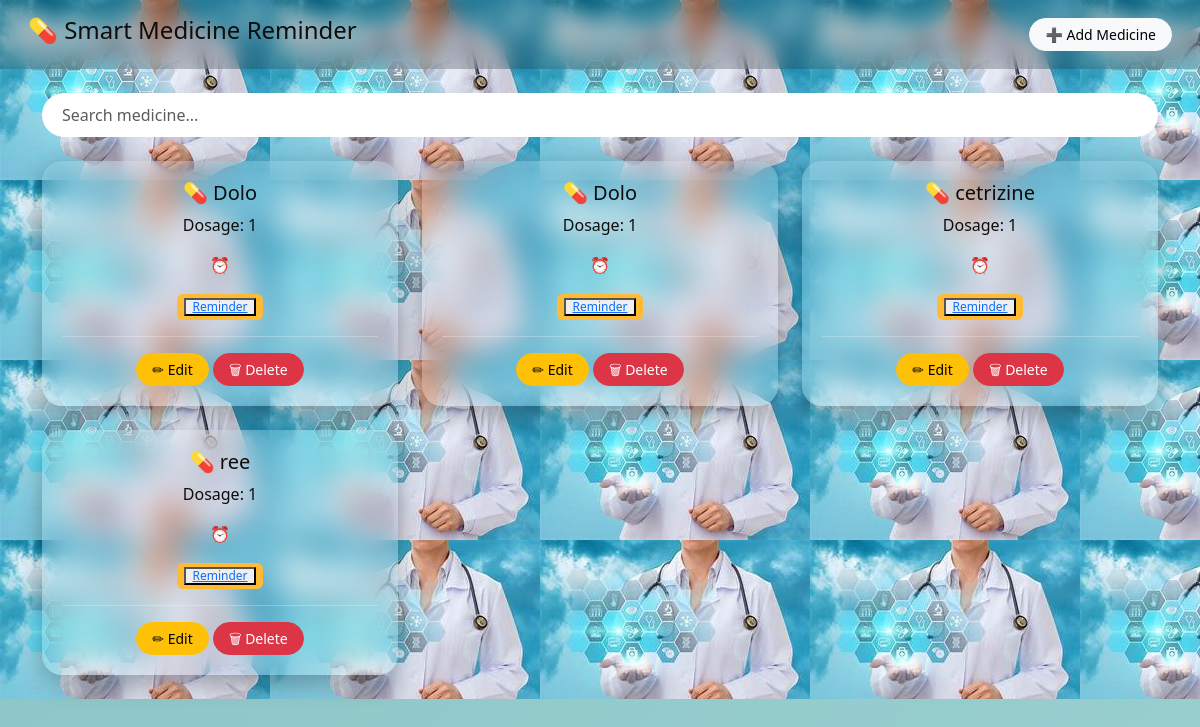
Before: /medicine_list/ with the older database file.
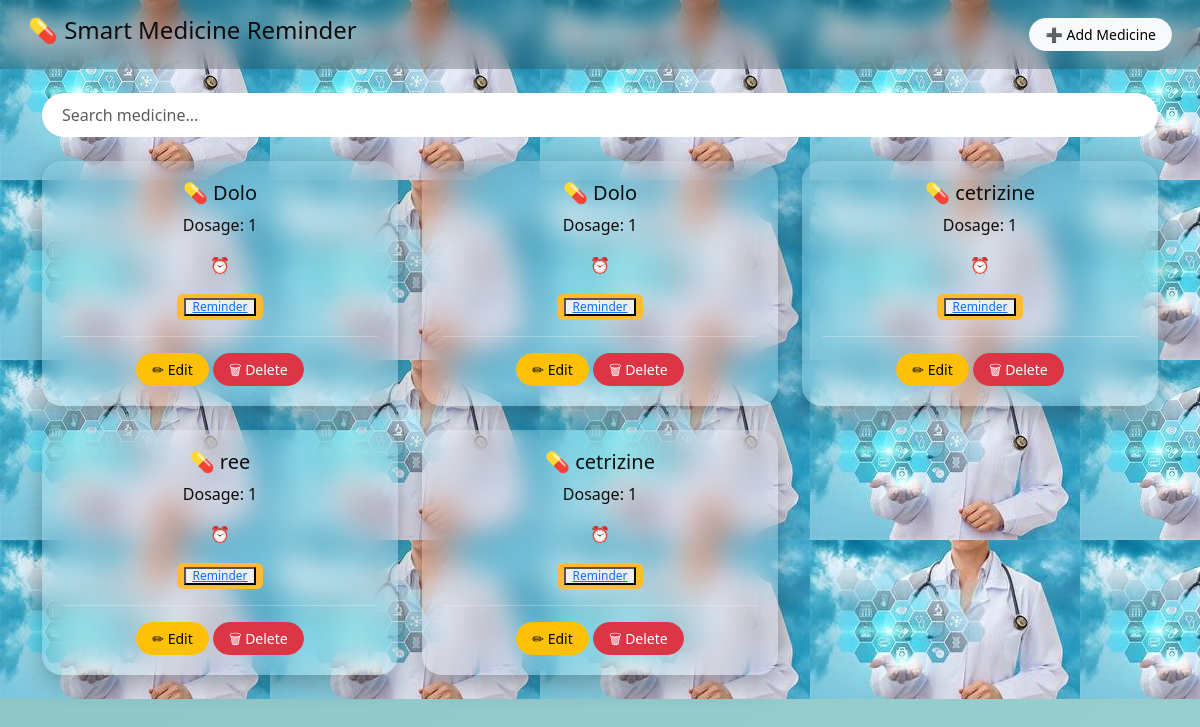
After: the same page with the newer database file.
### app1/models.py (models this page shows, shortened)
class Medicine(models.Model):
    name = models.CharField(max_length=100)
    dosage = models.CharField(max_length=50)
    reminder_time = models.TimeField()
    repeat_daily = models.BooleanField(default=True)
    created_at = models.DateTimeField(auto_now_add=True)

### app1/views.py (the view)
# urls.py: path('medicine_list/', views.medicine_list, name='medicine_list'),
def medicine_list(request):
    medicines = Medicine.objects.all()
    return render(request, 'medicine_list.html', {'medicines': medicines})

### templates/medicine_list.html (shortened to what this page needs)
<!DOCTYPE html>
<html>
<head>
<link href="https://cdn.jsdelivr.net/npm/bootstrap@5.3.2/dist/css/bootstrap.min.css" rel="stylesheet">
</head>
<body>
<div class="hero-section" style="background-image: url('/static/images/host.jpg');">
<nav class="navbar navbar-dark p-3">
<div class="container-fluid">
<h4>💊 Smart Medicine Reminder</h4>
<a href="{% url 'add_medicine' %}"
   class="btn btn-light btn-custom">
➕ Add Medicine
</a>
</div>
</nav>
<div class="container mt-4">
<input type="text"
       id="searchInput"
       class="form-control search-box mb-4"
       placeholder="Search medicine...">
<div class="row" id="medicineContainer">
{% for med in medicines %}
<div class="col-md-4 mb-4 medicine-item">
<div class="med-card text-center"
     id="card-{{ med.id }}">
<h5>💊 {{ med.name }}</h5>
<p>Dosage: {{ med.dosage }}</p>
<p class="med-time"
   data-id="{{ med.id }}">
⏰ {{ med.time|time:"H:i" }}
</p>
{% if med.taken %}
<span class="badge badge-taken">
✔ Taken
</span>
{% else %}
<span class="badge badge-pending">
<button><a href="{% url 'medi' %}">Reminder</a></button>
</span>
{% endif %}
<hr style="border-color:white;">
<a href="{% url 'edit_medicine' med.id %}"
   class="btn btn-warning btn-sm btn-custom">
✏ Edit
</a>
<a href="{% url 'delete_medicine' med.id %}"
   class="btn btn-danger btn-sm btn-custom">
🗑 Delete
</a>
</div>
</div>
{% empty %}
<p>No medicines added yet.</p>
{% endfor %}
</div>
</div>
</div>
</body>
</html>

Changed rows visible on the page:
added Medicine: name "cetrizine", dosage "1"
